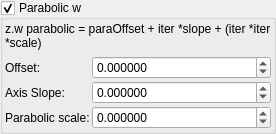
    <widget class="MyGroupBox" name="groupCheck_Cpara_enabledParab_false">
     <property name="title">
      <string>Parabolic w</string>
     </property>
     <property name="checkable">
      <bool>true</bool>
     </property>
     <layout class="QVBoxLayout" name="verticalLayout_3">
      <property name="leftMargin">
       <number>2</number>
      </property>
      <property name="topMargin">
       <number>2</number>
      </property>
      <property name="rightMargin">
       <number>2</number>
      </property>
      <property name="bottomMargin">
       <number>2</number>
      </property>
      <item>
       <widget class="QLabel" name="label_97">
        <property name="text">
         <string notr="true">z.w parabolic = paraOffset + iter *slope + (iter *iter *scale)</string>
        </property>
        <property name="wordWrap">
         <bool>true</bool>
        </property>
       </widget>
      </item>
      <item>
       <layout class="QGridLayout" name="gridLayout_37" columnstretch="0,1">
        <property name="spacing">
         <number>2</number>
        </property>
        <item row="2" column="1">
         <widget class="MyDoubleSpinBox" name="spinbox_Cpara_parab_scale">
          <property name="sizePolicy">
           <sizepolicy hsizetype="Minimum" vsizetype="Maximum">
            <horstretch>0</horstretch>
            <verstretch>0</verstretch>
           </sizepolicy>
          </property>
          <property name="prefix">
           <string/>
          </property>
          <property name="suffix">
           <string/>
          </property>
          <property name="decimals">
           <number>6</number>
          </property>
          <property name="minimum">
           <double>-9999.000000000000000</double>
          </property>
          <property name="maximum">
           <double>9999.000000000000000</double>
          </property>
          <property name="singleStep">
           <double>0.100000000000000</double>
          </property>
         </widget>
        </item>
        <item row="2" column="0">
         <widget class="QLabel" name="label_101">
          <property name="text">
           <string>Parabolic scale:</string>
          </property>
         </widget>
        </item>
        <item row="0" column="1">
         <widget class="MyDoubleSpinBox" name="spinbox_Cpara_parab_offset0">
          <property name="sizePolicy">
           <sizepolicy hsizetype="Minimum" vsizetype="Maximum">
            <horstretch>0</horstretch>
            <verstretch>0</verstretch>
           </sizepolicy>
          </property>
          <property name="prefix">
           <string/>
          </property>
          <property name="suffix">
           <string/>
          </property>
          <property name="decimals">
           <number>6</number>
          </property>
          <property name="minimum">
           <double>-99.000000000000000</double>
          </property>
          <property name="maximum">
           <double>99.000000000000000</double>
          </property>
          <property name="singleStep">
           <double>0.100000000000000</double>
          </property>
         </widget>
        </item>
        <item row="1" column="0">
         <widget class="QLabel" name="label_102">
          <property name="text">
           <string>Axis Slope:</string>
          </property>
         </widget>
        </item>
        <item row="0" column="0">
         <widget class="QLabel" name="label_100">
          <property name="text">
           <string>Offset:</string>
          </property>
         </widget>
        </item>
        <item row="1" column="1">
         <widget class="MyDoubleSpinBox" name="spinbox_Cpara_parab_slope">
          <property name="sizePolicy">
           <sizepolicy hsizetype="Minimum" vsizetype="Maximum">
            <horstretch>0</horstretch>
            <verstretch>0</verstretch>
           </sizepolicy>
          </property>
          <property name="prefix">
           <string/>
          </property>
          <property name="suffix">
           <string/>
          </property>
          <property name="decimals">
           <number>6</number>
          </property>
          <property name="minimum">
           <double>-99.000000000000000</double>
          </property>
          <property name="maximum">
           <double>99.000000000000000</double>
          </property>
          <property name="singleStep">
           <double>0.100000000000000</double>
          </property>
         </widget>
        </item>
       </layout>
      </item>
     </layout>
    </widget>
